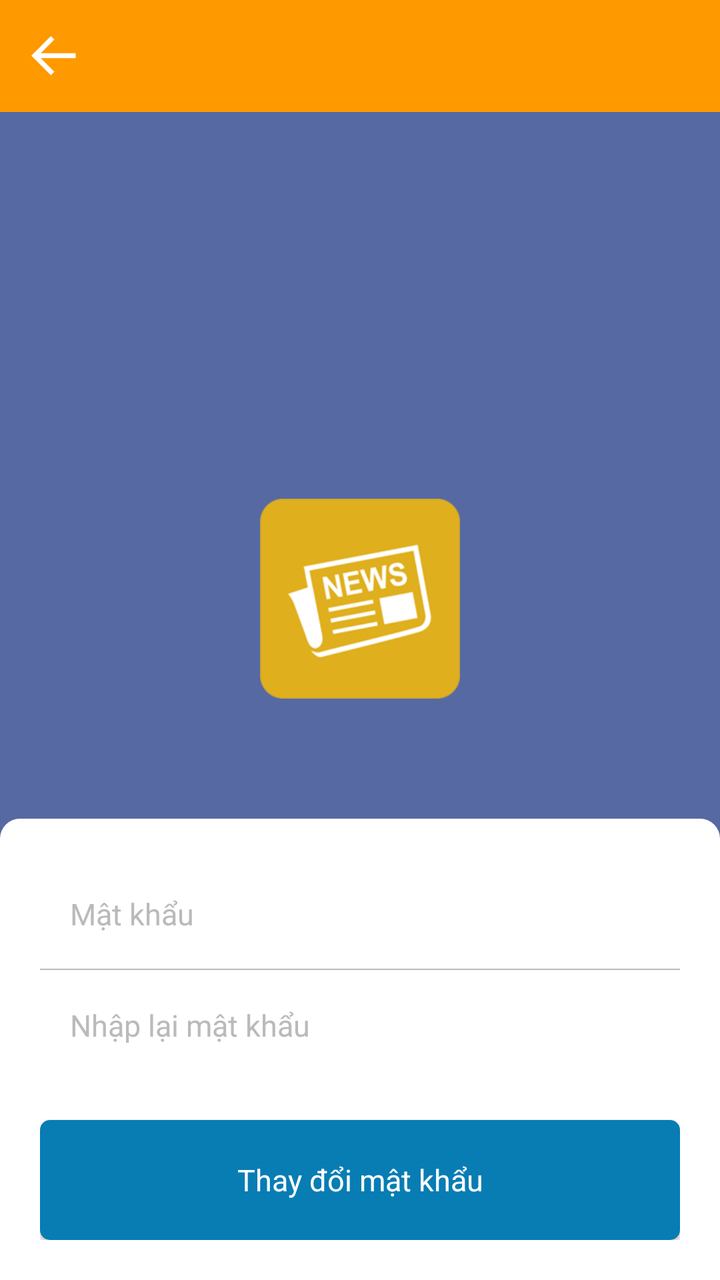
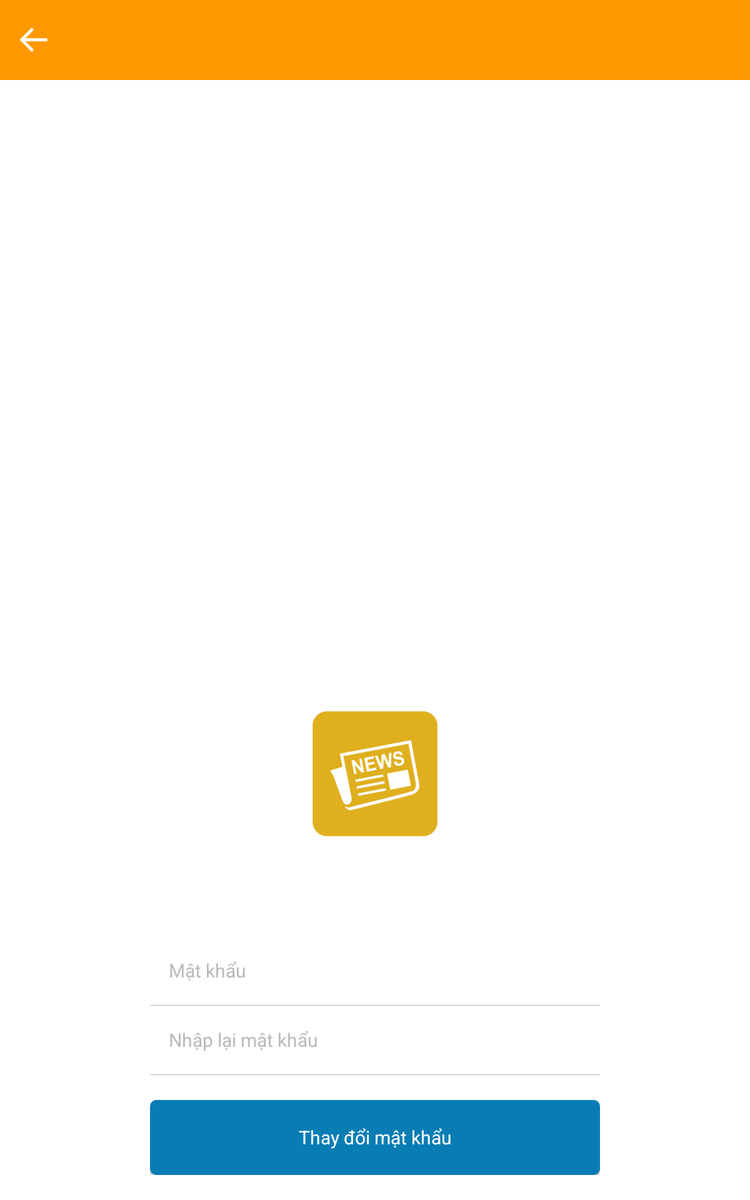

Two renders of one Android screen. The first uses the default layout on a phone; the second uses the alternative layout the repository ships for a different screen configuration, on a matching device. The two XML files are below.
<!-- AndroidManifest.xml: application theme AppBaseTheme -->
<!-- res/layout/dialog_change_pasword.xml -->
<?xml version="1.0" encoding="utf-8"?>
<RelativeLayout xmlns:android="http://schemas.android.com/apk/res/android"
    xmlns:app="http://schemas.android.com/apk/res-auto"
    android:layout_width="match_parent"
    android:layout_height="match_parent"
    android:background="@color/blue_01_selected"
    android:fillViewport="true">


    <ImageView
        android:layout_width="100sp"
        android:layout_height="100dp"
        android:background="@drawable/ic_logo"
        android:layout_centerHorizontal="true"
        android:layout_above="@+id/llContent"
        android:layout_marginBottom="@dimen/padding_XXL"
        android:id="@+id/imageView" />

    <include layout="@layout/actionbar_layout_back"/>

    <LinearLayout
        android:id="@+id/llContent"
        android:layout_width="match_parent"
        android:layout_height="wrap_content"
        android:background="@drawable/bg_conner_white_top"
        android:orientation="vertical"
        android:padding="@dimen/padding_L"
        android:fillViewport="true"
        android:layout_alignParentBottom="true"
        android:layout_alignParentLeft="true"
        android:layout_alignParentStart="true">

        <LinearLayout
            android:id="@+id/llPassword"
            android:layout_width="match_parent"
            android:layout_height="wrap_content"
            android:layout_weight="1"
            android:gravity="center|left"
            android:minHeight="@dimen/editext_height"
            android:orientation="vertical"
            android:padding="@dimen/padding_M">

            <TextView
                android:id="@+id/tvHinLabelPassword"
                style="@style/tvFloatingLabelBlue"
                android:layout_width="match_parent"
                android:layout_height="wrap_content"
                android:singleLine="true"
                android:text="@string/hint_password"
                android:visibility="gone" />

            <EditText
                android:id="@+id/txtPassword"
                style="@style/txtBlueFloating"
                android:layout_width="match_parent"
                android:layout_height="wrap_content"
                android:background="@null"
                android:gravity="center|left"
                android:hint="@string/hint_password"
                android:imeOptions="actionNext"
                android:inputType="textNoSuggestions|textPassword"
                android:maxLength="20">

            </EditText>
        </LinearLayout>


        <TextView
            android:layout_width="match_parent"
            android:layout_height="@dimen/space_height_small"
            android:background="@color/gray1" />

        <LinearLayout
            android:id="@+id/llRetypePassword"
            android:layout_width="match_parent"
            android:layout_height="wrap_content"
            android:layout_weight="1"
            android:gravity="center|left"
            android:minHeight="@dimen/editext_height"
            android:orientation="vertical"
            android:padding="@dimen/padding_M">

            <TextView
                android:id="@+id/tvHinLabelRetypePassword"
                style="@style/tvFloatingLabelBlue"
                android:layout_width="match_parent"
                android:layout_height="wrap_content"
                android:singleLine="true"
                android:text="@string/hint_confirm_password"
                android:visibility="gone" />

            <EditText
                android:id="@+id/txtRetypePassword"
                style="@style/txtBlueFloating"
                android:layout_width="match_parent"
                android:layout_height="wrap_content"
                android:background="@null"
                android:gravity="center|left"
                android:hint="@string/hint_confirm_password"
                android:imeOptions="actionGo"
                android:inputType="textNoSuggestions|textPassword"
                android:maxLength="20">

            </EditText>
        </LinearLayout>


        <Button
            android:id="@+id/btnChangePass"
            style="@style/btnBlueConner"
            android:layout_width="match_parent"
            android:layout_height="wrap_content"
            android:layout_marginTop="@dimen/padding_L"
            android:text="Thay đổi mật khẩu" />
    </LinearLayout>

</RelativeLayout>
<!-- res/layout/actionbar_layout_back.xml (included above) -->
<?xml version="1.0" encoding="utf-8"?>
<LinearLayout xmlns:android="http://schemas.android.com/apk/res/android"
    android:layout_width="match_parent"
    android:layout_height="wrap_content"
    android:background="@color/colorPrimary"
    android:orientation="vertical">

    <include android:layout_width="match_parent"
        android:layout_height="wrap_content"
        layout="@layout/include_space_actionbar"/>

    <LinearLayout
        android:layout_width="match_parent"
        android:layout_height="?attr/actionBarSize"
        android:layout_gravity="center_horizontal|top"
        android:orientation="horizontal">

        <ImageButton
            android:id="@+id/ibtnBack"
            android:layout_width="wrap_content"
            android:layout_height="wrap_content"
            android:layout_marginLeft="3dp"
            android:layout_gravity="center_vertical"
            android:background="@drawable/button_back" />

        <TextView
            android:id="@+id/tvTitle"
            android:layout_width="wrap_content"
            android:layout_height="wrap_content"
            android:layout_gravity="center_vertical"
            android:layout_weight="1"
            android:layout_marginLeft="@dimen/padding_L"
            android:gravity="center|left"
            android:text=""
            android:singleLine="true"
            android:textColor="@color/white"
            android:textSize="19sp" />
        <TextView
            android:id="@+id/tvNumXu"
            android:layout_width="wrap_content"
            android:layout_height="wrap_content"
            android:textColor="@color/white"
            android:drawableLeft="@drawable/ic_money"
            android:drawablePadding="@dimen/padding_XS"
            android:textSize="12sp"
            android:text="0"
            android:layout_gravity="center"
            android:layout_marginLeft="@dimen/padding_L"
            android:layout_marginRight="@dimen/padding_M"
            android:visibility="gone"
            android:gravity="center"/>
    </LinearLayout>

</LinearLayout>
<!-- res/layout/include_space_actionbar.xml (included above) -->
<RelativeLayout android:id="@+id/vPaddingActionBar"
    android:layout_width="match_parent"
    android:visibility="visible"
    android:layout_height="wrap_content"
    xmlns:android="http://schemas.android.com/apk/res/android" />
<!-- resources referenced by this layout -->
<resources>
  <color name="blue_01_selected">#cc2C448D</color>
  <color name="colorPrimary">#FF9900</color>
  <color name="gray1">#BABABA</color>
  <color name="white">#FFFFFF</color>
  <dimen name="editext_height">55dp</dimen>
  <dimen name="padding_L">20dp</dimen>
  <dimen name="padding_M">15dp</dimen>
  <dimen name="padding_XS">5dp</dimen>
  <dimen name="padding_XXL">60dp</dimen>
  <dimen name="space_height_small">0.5dp</dimen>
  <!-- drawable bg_conner_white_top (drawable) -->
  <?xml version="1.0" encoding="utf-8"?>
  <selector xmlns:android="http://schemas.android.com/apk/res/android">
      <item>
          <shape>
              <solid android:color="@color/white" />
              <corners
                  android:topLeftRadius="10dp"
                  android:topRightRadius="10dp" />
          </shape>
      </item>
  </selector>
  <!-- drawable button_back (drawable) -->
  <?xml version="1.0" encoding="utf-8"?>
  <selector xmlns:android="http://schemas.android.com/apk/res/android">
      <item
          android:state_pressed="true">
          <layer-list>
              <item android:left="1dp"
                  android:right="1dp"
                  android:top="1dp"
                  android:bottom="1dp">
                  <shape android:shape="rectangle">
                      <size
                          android:layout_width="wrap_content"
                          android:layout_height="wrap_content"/>
                      <solid android:color="@color/transparent_black" />
                  </shape>
              </item>
              <item
                  android:drawable="@drawable/ic_back"/>
  
          </layer-list>
      </item>
      <item
          android:state_pressed="false"
          android:drawable="@drawable/ic_back">
      </item>
  </selector>
  <string name="hint_confirm_password">Nhập lại mật khẩu</string>
  <string name="hint_password">Mật khẩu</string>
  <style name="btnBlueConner" parent="@android:style/Widget.Button">
          <item name="android:textSize">@dimen/size_S</item>
          <item name="android:textColor">@color/white</item>
          <item name="android:gravity">center</item>
          <item name="android:background">@drawable/button_blue_conner</item>
          <item name="android:paddingTop">5dp</item>
          <item name="android:paddingBottom">5dp</item>
          <item name="android:paddingLeft">10dp</item>
          <item name="android:paddingRight">10dp</item>
      </style>
  <style name="tvFloatingLabelBlue" parent="android:Widget.TextView">
          <item name="android:textSize">@dimen/size_XS</item>
          <item name="android:textColor">@color/text_solid_blude</item>
          <item name="android:background">@null</item>
      </style>
  <style name="txtBlueFloating" parent="@android:style/Widget.EditText">
          <item name="android:textSize">@dimen/size_S</item>
          <item name="android:textColor">@color/blue_01_normal</item>
          <item name="android:textColorHint">@color/gray1</item>
          <item name="android:background">@null</item>
          <item name="android:padding">0dp</item>
      </style>
  <style name="AppBaseTheme" parent="Base.Theme.AppTheme">
  
      </style>
  <color name="transparent_black">#80000000</color>
  <dimen name="size_S">15sp</dimen>
  <dimen name="size_XS">12sp</dimen>
  <color name="text_solid_blude">#1C75BC</color>
  <color name="blue_01_normal">#077DB4</color>
  <style name="Base.Theme.AppTheme" parent="Theme.AppCompat.Light.NoActionBar">
          
          <item name="colorPrimary">@color/colorPrimary</item>
          <item name="colorPrimaryDark">@color/colorPrimary</item>
          <item name="colorAccent">@color/colorAccent</item>
          <item name="android:windowBackground">@color/white</item>
          <item name="colorControlNormal">@color/gray1</item>
          <item name="colorControlActivated">@color/gray1</item>
      </style>
  <dimen name="size_button_height">60dp</dimen>
  <color name="colorAccent">#FF4081</color>
</resources>
<!-- res/layout-sw600dp/dialog_change_pasword.xml (the repository's variant of the layout above) -->
<!-- drawn on a 7-inch tablet held upright -->
<?xml version="1.0" encoding="utf-8"?>
<RelativeLayout xmlns:android="http://schemas.android.com/apk/res/android"
    xmlns:app="http://schemas.android.com/apk/res-auto"
    android:layout_width="match_parent"
    android:layout_height="match_parent"
    android:background="@color/white"
    android:fillViewport="true">


    <ImageView
        android:layout_width="100sp"
        android:layout_height="100dp"
        android:background="@drawable/ic_logo"
        android:layout_centerHorizontal="true"
        android:layout_above="@+id/llContent"
        android:layout_marginBottom="@dimen/padding_XXL"
        android:id="@+id/imageView" />

    <include layout="@layout/actionbar_layout_back"/>

    <LinearLayout
        android:id="@+id/llContent"
        android:layout_width="400dp"
        android:layout_height="wrap_content"
        android:background="@color/white"
        android:orientation="vertical"
        android:layout_centerHorizontal="true"
        android:padding="@dimen/padding_L"
        android:fillViewport="true"
        android:layout_alignParentBottom="true">

        <LinearLayout
            android:id="@+id/llPassword"
            android:layout_width="match_parent"
            android:layout_height="wrap_content"
            android:layout_weight="1"
            android:gravity="center|left"
            android:minHeight="@dimen/editext_height"
            android:orientation="vertical"
            android:padding="@dimen/padding_M">

            <TextView
                android:id="@+id/tvHinLabelPassword"
                style="@style/tvFloatingLabelBlue"
                android:layout_width="match_parent"
                android:layout_height="wrap_content"
                android:singleLine="true"
                android:text="@string/hint_password"
                android:visibility="gone" />

            <EditText
                android:id="@+id/txtPassword"
                style="@style/txtBlueFloating"
                android:layout_width="match_parent"
                android:layout_height="wrap_content"
                android:background="@null"
                android:gravity="center|left"
                android:hint="@string/hint_password"
                android:imeOptions="actionNext"
                android:inputType="textNoSuggestions|textPassword"
                android:maxLength="20">

            </EditText>
        </LinearLayout>


        <TextView
            android:layout_width="match_parent"
            android:layout_height="@dimen/space_height_small"
            android:background="@color/gray1" />

        <LinearLayout
            android:id="@+id/llRetypePassword"
            android:layout_width="match_parent"
            android:layout_height="wrap_content"
            android:layout_weight="1"
            android:gravity="center|left"
            android:minHeight="@dimen/editext_height"
            android:orientation="vertical"
            android:padding="@dimen/padding_M">

            <TextView
                android:id="@+id/tvHinLabelRetypePassword"
                style="@style/tvFloatingLabelBlue"
                android:layout_width="match_parent"
                android:layout_height="wrap_content"
                android:singleLine="true"
                android:text="@string/hint_confirm_password"
                android:visibility="gone" />

            <EditText
                android:id="@+id/txtRetypePassword"
                style="@style/txtBlueFloating"
                android:layout_width="match_parent"
                android:layout_height="wrap_content"
                android:background="@null"
                android:gravity="center|left"
                android:hint="@string/hint_confirm_password"
                android:imeOptions="actionGo"
                android:inputType="textNoSuggestions|textPassword"
                android:maxLength="20">

            </EditText>
        </LinearLayout>


        <TextView
            android:layout_width="match_parent"
            android:layout_height="@dimen/space_height_small"
            android:background="@color/gray1" />


        <Button
            android:id="@+id/btnChangePass"
            style="@style/btnBlueConner"
            android:layout_width="match_parent"
            android:layout_height="wrap_content"
            android:layout_marginTop="@dimen/padding_L"
            android:text="Thay đổi mật khẩu" />
    </LinearLayout>

</RelativeLayout>
<!-- resources referenced by the variant -->
<!-- as a 7-inch tablet held upright resolves them -->
<resources>
  <color name="colorPrimary">#FF9900</color>
  <color name="gray1">#BABABA</color>
  <color name="white">#FFFFFF</color>
  <dimen name="editext_height">55dp</dimen>
  <dimen name="padding_L">20dp</dimen>
  <dimen name="padding_M">15dp</dimen>
  <dimen name="padding_XS">5dp</dimen>
  <dimen name="padding_XXL">60dp</dimen>
  <dimen name="space_height_small">0.5dp</dimen>
  <!-- drawable button_back (drawable) -->
  <?xml version="1.0" encoding="utf-8"?>
  <selector xmlns:android="http://schemas.android.com/apk/res/android">
      <item
          android:state_pressed="true">
          <layer-list>
              <item android:left="1dp"
                  android:right="1dp"
                  android:top="1dp"
                  android:bottom="1dp">
                  <shape android:shape="rectangle">
                      <size
                          android:layout_width="wrap_content"
                          android:layout_height="wrap_content"/>
                      <solid android:color="@color/transparent_black" />
                  </shape>
              </item>
              <item
                  android:drawable="@drawable/ic_back"/>
  
          </layer-list>
      </item>
      <item
          android:state_pressed="false"
          android:drawable="@drawable/ic_back">
      </item>
  </selector>
  <string name="hint_confirm_password">Nhập lại mật khẩu</string>
  <string name="hint_password">Mật khẩu</string>
  <style name="btnBlueConner" parent="@android:style/Widget.Button">
          <item name="android:textSize">@dimen/size_S</item>
          <item name="android:textColor">@color/white</item>
          <item name="android:gravity">center</item>
          <item name="android:background">@drawable/button_blue_conner</item>
          <item name="android:paddingTop">5dp</item>
          <item name="android:paddingBottom">5dp</item>
          <item name="android:paddingLeft">10dp</item>
          <item name="android:paddingRight">10dp</item>
      </style>
  <style name="tvFloatingLabelBlue" parent="android:Widget.TextView">
          <item name="android:textSize">@dimen/size_XS</item>
          <item name="android:textColor">@color/text_solid_blude</item>
          <item name="android:background">@null</item>
      </style>
  <style name="txtBlueFloating" parent="@android:style/Widget.EditText">
          <item name="android:textSize">@dimen/size_S</item>
          <item name="android:textColor">@color/blue_01_normal</item>
          <item name="android:textColorHint">@color/gray1</item>
          <item name="android:background">@null</item>
          <item name="android:padding">0dp</item>
      </style>
  <style name="AppBaseTheme" parent="Base.Theme.AppTheme">
  
      </style>
  <color name="transparent_black">#80000000</color>
  <dimen name="size_S">15sp</dimen>
  <dimen name="size_XS">12sp</dimen>
  <color name="text_solid_blude">#1C75BC</color>
  <color name="blue_01_normal">#077DB4</color>
  <style name="Base.Theme.AppTheme" parent="Theme.AppCompat.Light.NoActionBar">
          
          <item name="colorPrimary">@color/colorPrimary</item>
          <item name="colorPrimaryDark">@color/colorPrimary</item>
          <item name="colorAccent">@color/colorAccent</item>
          <item name="android:windowBackground">@color/white</item>
          <item name="colorControlNormal">@color/gray1</item>
          <item name="colorControlActivated">@color/gray1</item>
      </style>
  <color name="blue_01_selected">#cc2C448D</color>
  <dimen name="size_button_height">60dp</dimen>
  <color name="colorAccent">#FF4081</color>
</resources>
